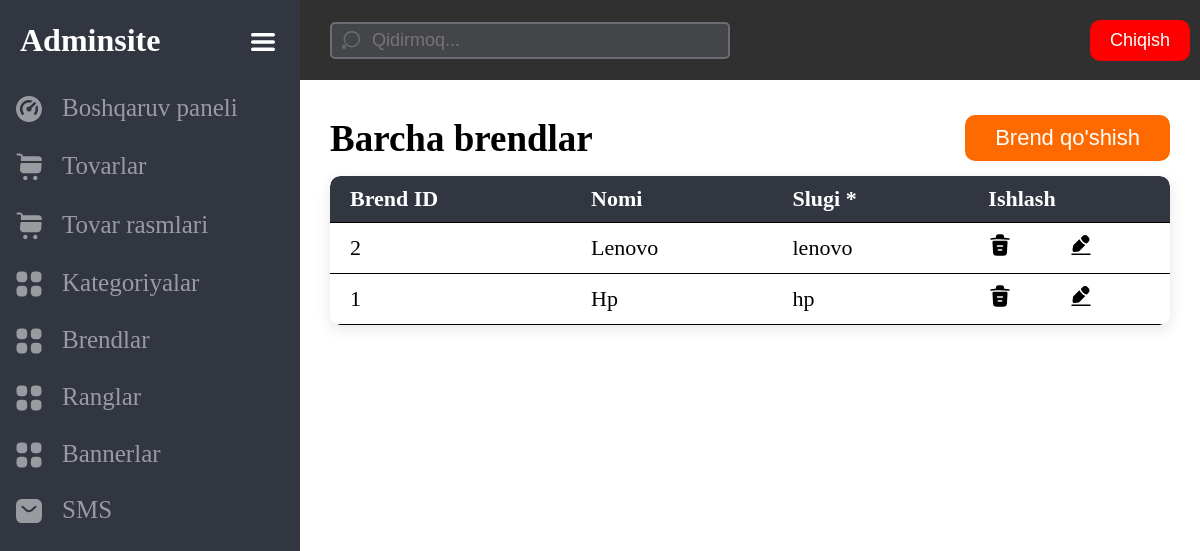
Page /master/brands/ (signed in) on the committed database.
### common/models.py (models this page shows, shortened)
class Brand(models.Model):
    title = models.CharField(verbose_name='Brand nomi', max_length=255)
    slug = models.SlugField(verbose_name='Slugi *')

### master/views.py (the view)
# urls.py: path('brands/', views.BrandListView.as_view(), name='brands'),
@method_decorator(staff_member_required, name='dispatch')
class BrandListView(ListView):
    model = Brand
    ordering = ['-id']
    paginate_by = 26
    context_object_name = 'brands'
    template_name = 'master/brands.html'
    def get_queryset(self):
        queryset = super(BrandListView, self).get_queryset()
        q = self.request.GET.get('q', None)
        if q:
            queryset = Brand.objects.filter(title__icontains=q)
        return queryset

### cart/context_pro.py (called while the page is built)
def cart_context(request):
    cart = get_user_cart(request)
    context = {
        'cart': cart
    }
    return context

### cart/views.py (called while the page is built)
def get_user_cart(request):
    try:
        cart = Cart.objects.prefetch_related('products').get(
            id=request.session['user_cart_id'])
    except:
        cart = Cart.objects.prefetch_related(
            'products').create(total_quantity=0, total_cost=0)
        request.session['user_cart_id'] = cart.id
    return cart

### templates/master/brands.html (shortened to what this page needs)
{% extends 'master/base.html' %}
{% load static %}
{% block content %}
<div class="contetn-body-head">
    <div class="contetn-body-title w-auto">
        <p>
            <b>Barcha brendlar</b>
        </p>
    </div>
    <div class="contetn-body-action w-auto">
        <a href="{% url 'master:create-brand' %}">
            <button>Brend qo'shish</button>
        </a>
    </div>
</div>
<div class="table-group">
    <table class="table">
        <thead>
            <tr>
                <th>Brend ID</th>
                <th>Nomi</th>
                <th>Slugi *</th>
                <th>Ishlash</th>
            </tr>
        </thead>
        <tbody>
            {% for brand in brands %}
            <tr>
                <td>
                    <p>{{ brand.id }}</p>
                </td>
                <td>
                    <a>{{ brand.title }}</a>
                </td>
                <td>
                    <a>
                        {{ brand.slug }}
                    </a>
                </td>
                <td>
                    <div class="action">
                        <div>
                            <a href="{% url 'master:delete-brand' brand.id %}">
                                <img src="{% static 'images/delete.svg' %}">
                            </a>
                        </div>
                        <div>
                            <a href="{% url 'master:update-brand' brand.id %}">
                                <img src="{% static 'images/edit.svg' %}">
                            </a>
                        </div>
                    </div>
                </td>
            </tr>
            {% endfor %}
        </tbody>
    </table>
</div>
<br>
<br>
<div>
    <br>
    <br>
    <br>
</div>
{% endblock %}

### staticfiles/css/index.css (style rules this page uses)
html { scroll-behavior: smooth; }
* { box-sizing: border-box; margin: 0; padding: 0; }
body, header, main, footer, section, div { width: 100%; height: auto; }
button, input, select { outline: none; cursor: pointer; }
a { cursor: pointer; text-decoration: none; color: inherit; }
body { font-family: 'calibri'; }
table { width: 100%; }
th { text-align: left; }
:root { --dark: #323641; --darken: #303030; }
.w-auto { width: auto; }
.table-group { border-radius: 10px; overflow-x: scroll; box-shadow: 0px 4px 15px rgba(0, 0, 0, 0.1); }
.table { border-collapse: collapse; border-radius: 10px; overflow: hidden; white-space: nowrap; }
.table tr { border-bottom: 1px solid black; }
.table td, .table th { padding: 10px 20px; font-size: 22px; }
.table td a img { width: 50px; }
.table thead tr { background-color: var(--dark); color: #fff; }
.action { display: flex; align-items: center; }
.action a img { width: auto !important; }
.contetn-body-head { padding: 15px 0px; display: flex; justify-content: space-between; align-items: center; }
.contetn-body-title { font-size: 37px; }
.contetn-body-action a button { background-color: #FF6A00; padding: 10px 30px; color: #fff; border: none; border-radius: 10px; font-size: 22px; }

### rows in the picture
Brand: id "2", title "Lenovo", slug "lenovo"
Brand: id "1", title "Hp", slug "hp"
